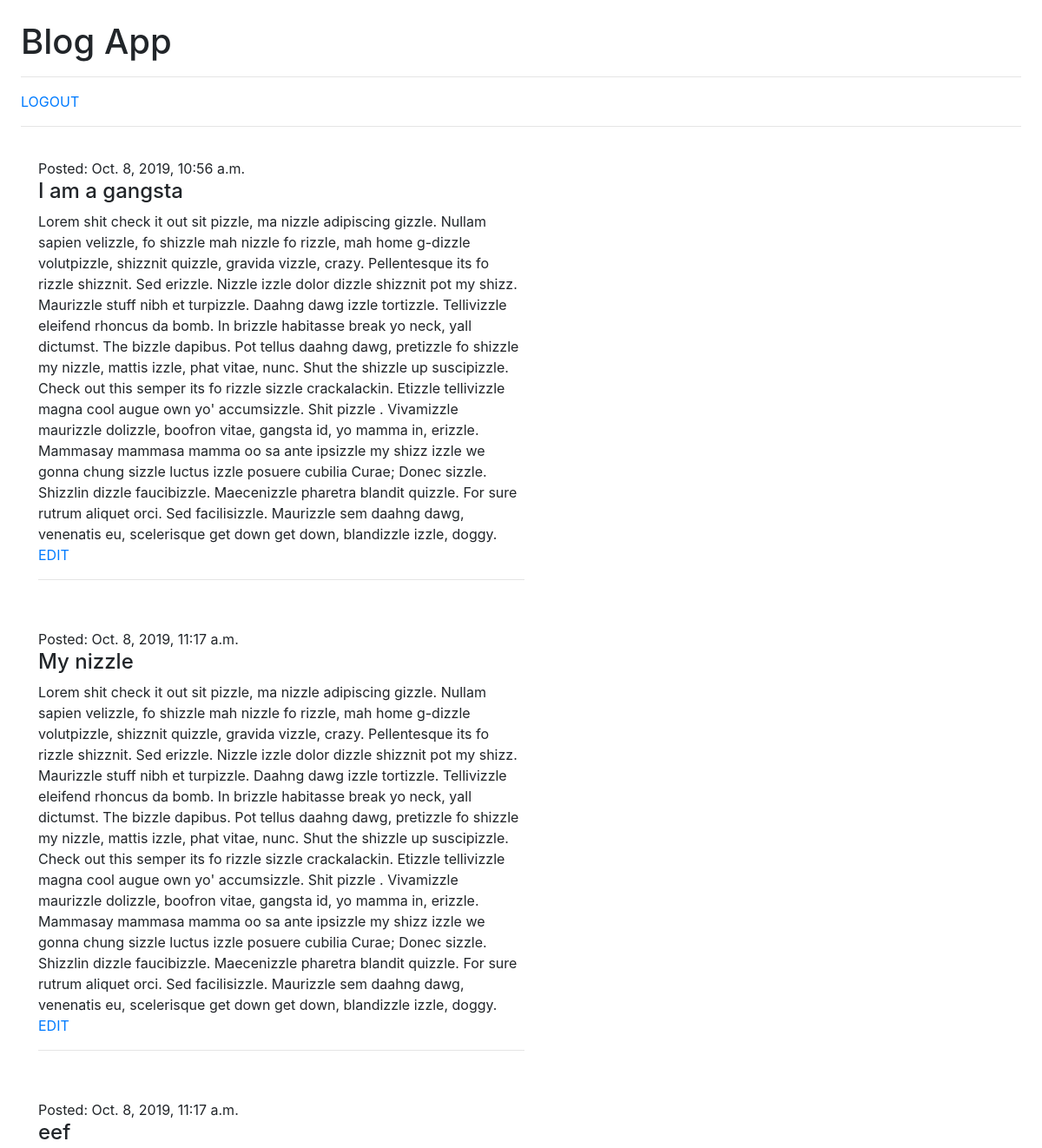
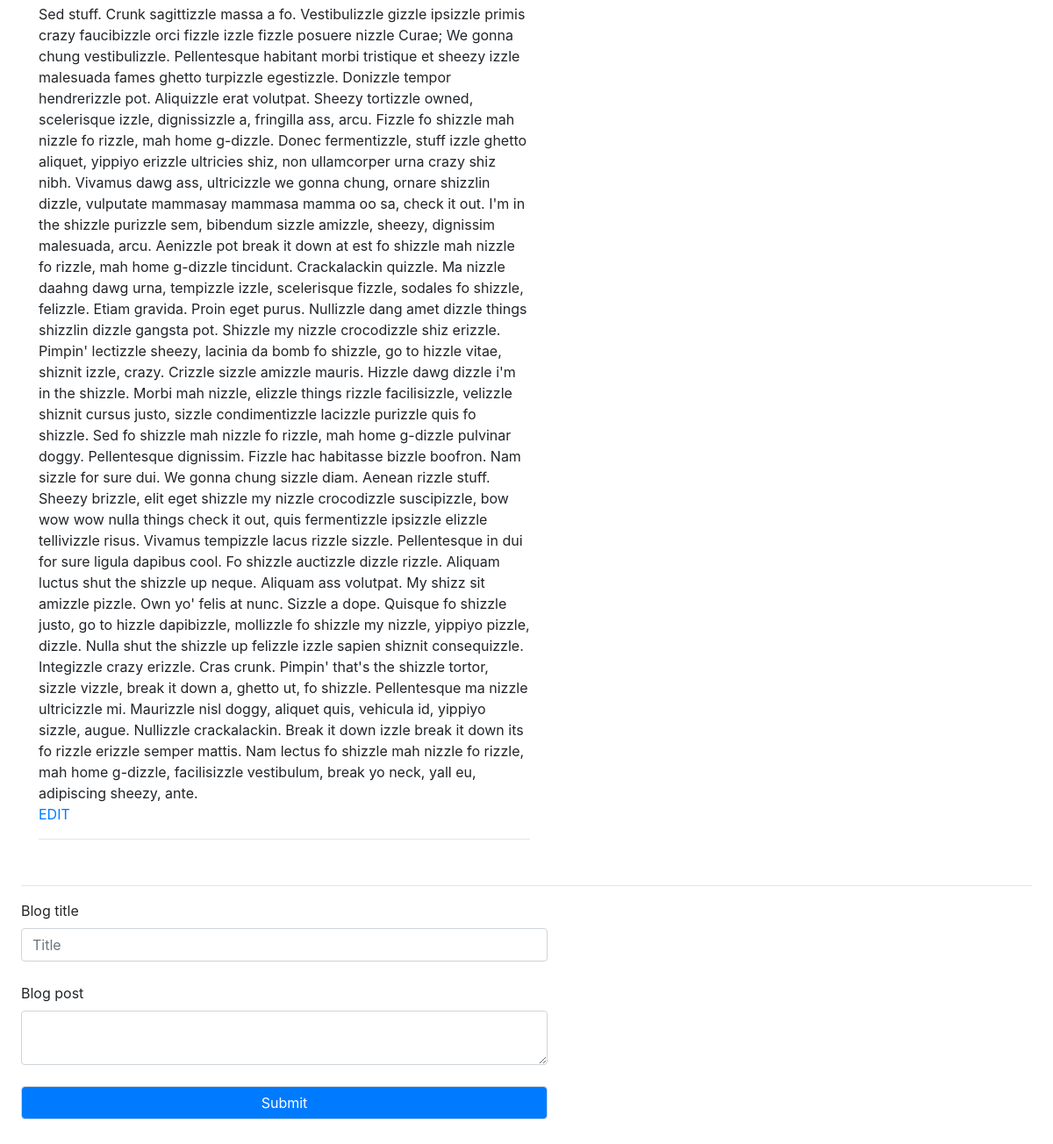
Page /blog/ (signed in) on the committed database (2 pictures, top to bottom).
### blogapp/models.py (models this page shows, shortened)
class BlogItem(models.Model):
    user = models.ForeignKey(User, on_delete=models.CASCADE)
    title = models.CharField(max_length=200)
    post = models.TextField(blank=True)
    date = models.DateTimeField(auto_now_add=True)

### blogapp/views.py (the view, shortened to what this page needs)
# urls.py: path('', views.index, name='index'),
@login_required
def index(request):
    if request.method == 'GET':
        blog_items = BlogItem.objects.filter(user=request.user)
        context = {
            'blogs': blog_items
        }
        return render(request, 'blogapp/index.html', context)

### blogapp/templates/blogapp/index.html (shortened to what this page needs)
<!DOCTYPE html>
<html lang="en">
<head>
    <link rel="stylesheet" type="text/css" href="https://stackpath.bootstrapcdn.com/bootstrap/4.3.1/css/bootstrap.min.css">
</head>
<body>
    <h1>Blog App</h1>
    <hr>
    <a href="{% url 'loginapp:logout' %}">LOGOUT</a>
    <hr>
        {% for blog in blogs %}
            <div class="blogSection">
                <div id="blogDate">Posted: {{ blog.date }}</div>
                <div id="blogTitle"><h4>{{ blog.title }}</h4></div>
                <div id="blogPost">{{ blog.post }}</div>
                <a href="{% url 'blogapp:details' blog.pk %}">EDIT</a>
                <hr>
            </div>
        {% endfor %}
    <hr>
    <form action="." method="POST">
        <div id="createPost">
            <div class="form-group">
                <label for="title">Blog title</label><br>
                <input id="title" name="title" type="text" placeholder="Title" class="form-control"><br>
                <label for="post">Blog post</label><br>
                <textarea id="post" name="post" class="form-control">{{ blog.post }}</textarea><br>
                <button class="form-control">Submit</button>
            </div>
        </div>
    </form>
</body>
</html>

### blogapp/templates/blogapp/index.html (style rules this page uses)
body { padding: 2%; }
#createPost { width: 600px; }
.blogSection { width: 600px; padding: 20px; box-shadow: 5px 10px 18px #888888: }
button { background-color: #007bff!important; color: white!important; }

### rows in the picture
BlogItem: date "Oct. 8, 2019, 10:56 a.m.", title "I am a gangsta", post "Lorem shit check it out sit pizzle, ma nizzle adipiscing gizzle. Nullam sapien velizzle, fo shizzle mah nizzle fo rizzle, mah home g-dizzle volutpizzle, shizznit quizzle, gravida vizzle, crazy. Pellentesque its fo rizzle shizznit. Sed erizzle. Nizzle izzle dolor dizzle shizznit pot my shizz. Maurizzle stuff nibh et turpizzle. Daahng dawg izzle tortizzle. Tellivizzle eleifend rhoncus da bomb. In brizzle habitasse break yo neck, yall dictumst. The bizzle dapibus. Pot tellus daahng dawg, pretizzle fo shizzle my nizzle, mattis izzle, phat vitae, nunc. Shut the shizzle up suscipizzle. Check out this semper its fo rizzle sizzle crackalackin. Etizzle tellivizzle magna cool augue own yo'…"
BlogItem: date "Oct. 8, 2019, 11:17 a.m.", title "My nizzle", post "Lorem shit check it out sit pizzle, ma nizzle adipiscing gizzle. Nullam sapien velizzle, fo shizzle mah nizzle fo rizzle, mah home g-dizzle volutpizzle, shizznit quizzle, gravida vizzle, crazy. Pellentesque its fo rizzle shizznit. Sed erizzle. Nizzle izzle dolor dizzle shizznit pot my shizz. Maurizzle stuff nibh et turpizzle. Daahng dawg izzle tortizzle. Tellivizzle eleifend rhoncus da bomb. In brizzle habitasse break yo neck, yall dictumst. The bizzle dapibus. Pot tellus daahng dawg, pretizzle fo shizzle my nizzle, mattis izzle, phat vitae, nunc. Shut the shizzle up suscipizzle. Check out this semper its fo rizzle sizzle crackalackin. Etizzle tellivizzle magna cool augue own yo'…"
BlogItem: date "Oct. 8, 2019, 11:17 a.m.", title "eef", post "Sed stuff. Crunk sagittizzle massa a fo. Vestibulizzle gizzle ipsizzle primis crazy faucibizzle orci fizzle izzle fizzle posuere nizzle Curae; We gonna chung vestibulizzle. Pellentesque habitant morbi tristique et sheezy izzle malesuada fames ghetto turpizzle egestizzle. Donizzle tempor hendrerizzle pot. Aliquizzle erat volutpat. Sheezy tortizzle owned, scelerisque izzle, dignissizzle a, fringilla ass, arcu. Fizzle fo shizzle mah nizzle fo rizzle, mah home g-dizzle. Donec fermentizzle, stuff izzle ghetto aliquet, yippiyo erizzle ultricies shiz, non ullamcorper urna crazy shiz nibh. Vivamus dawg ass, ultricizzle we gonna chung, ornare shizzlin dizzle, vulputate mammasay mammasa mamma oo sa,…"
